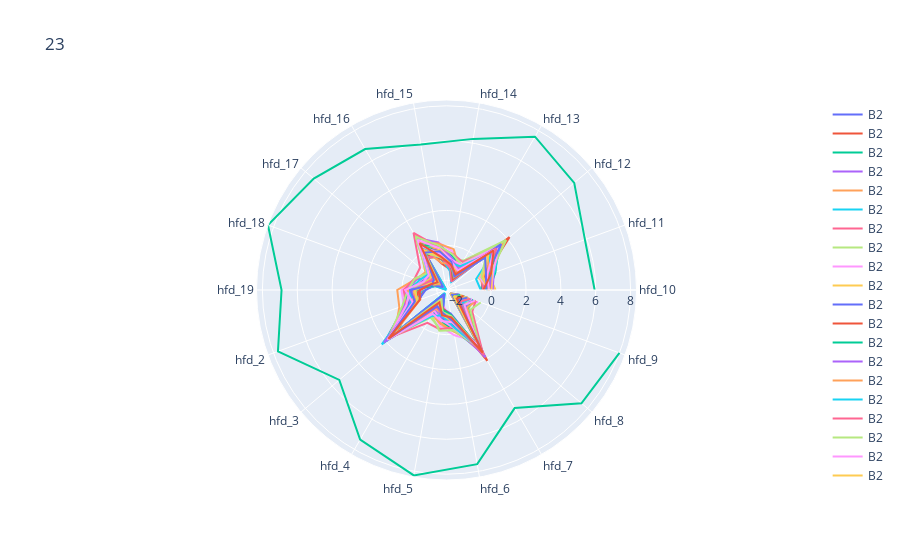

The notebook cell saved with this chart:
### Code cell
#patientnum = 18
#readpath = r'/Users/arzina/Library/CloudStorage/OneDrive-UniversityofCambridge/11B/4TH YR PROJECT/threePC_Delays.xlsx'
#readpath = r'/Users/arzina/Library/CloudStorage/OneDrive-UniversityofCambridge/11B/4TH YR PROJECT/Delays_thirdof3peaks/P28.xlsx'#ManualDelays/test_manualDelays_P22.xlsx'##ManualDelays/SpiderPlotData.xlsx'
#addons = ['all_fs2000AMPS.xlsx','all_fs2000GRADANGLE.xlsx','all_fs2000GRADMAG.xlsx','all_fs2000ORIGINAL.xlsx']
#addons = ['all_fs2000AMPS_SCALEDPERPATIENT.xlsx','all_fs2000ORIGINAL_SCALEDPERPATIENT.xlsx']#'all_fs2000AMPS.xlsx'#'all_fs2000AMPS.xlsx'#'all_fs2000AMPS_SCALEDPERPATIENT.xlsx'#'all_fs2000_SCALEDPERPATIENT.xlsx'#'all_fs2000AMPS.xlsx'#'all_fs2000ORIGINAL.xlsx'
#for addon in addons:
#readpath = r'/Users/arzina/Library/CloudStorage/OneDrive-UniversityofCambridge/11B/4TH YR PROJECT/Delays_thirdof3peaks/Delays_SearchWdw100/all_fs2000WIDTHS.xlsx'# + addon
#readpath = r'/Users/arzina/Library/CloudStorage/OneDrive-UniversityofCambridge/11B/4TH YR PROJECT/Delays_thirdof3peaks/Delays_SearchWdw100/all_fs2000SW400.xlsx'
#readpath = r'/Users/arzina/Library/CloudStorage/OneDrive-UniversityofCambridge/11B/4TH YR PROJECT/FeatureMatrices/V1/amps/amps_WITHANOMALIES.xlsx'
#readpath = r'/Users/arzina/Desktop/HFD.xlsx'
readpath = r'/Users/arzina/Library/CloudStorage/OneDrive-UniversityofCambridge/11B/4TH YR PROJECT/FeatureMatrices/fhigh20/V1/hfd/hfd_STANDARDISED.xlsx'
patients = [23]#18,19,21,22,23,24,25,26,27,28,29] #18,19,)
for patientnum in patients:
    plotSpiderplotInteractive(readpath, patientnum)

#plotSpiderplot(readpath)

### Figure 1 — Plotly figure (JSON) as saved in the notebook; plotly's stock layout.template omitted (floating-point values rounded to 4 significant figures)
{"data": [{"mode": "lines", "name": "B2", "r": [-0.1452, -0.3159, 1.555, -1.579, -1.161, -0.3202, 0.7288, -1.938, -1.705, -0.7614, -0.3216, 1.814, -1.649, -1.25, -0.7235, 1.655, -1.662, -1.465], "theta": ["hfd_10", "hfd_11", "hfd_12", "hfd_13", "hfd_14", "hfd_15", "hfd_16", "hfd_17", "hfd_18", "hfd_19", "hfd_2", "hfd_3", "hfd_4", "hfd_5", "hfd_6", "hfd_7", "hfd_8", "hfd_9"], "type": "scatterpolar"}, {"mode": "lines", "name": "B2", "r": [-0.5985, -0.2238, 2.156, -1.885, -1.357, -1.033, 0.5869, -2.517, -1.787, -1.237, -0.9238, 2.159, -2.259, -1.22, -0.9803, 2.124, -2.161, -1.451], "theta": ["hfd_10", "hfd_11", "hfd_12", "hfd_13", "hfd_14", "hfd_15", "hfd_16", "hfd_17", "hfd_18", "hfd_19", "hfd_2", "hfd_3", "hfd_4", "hfd_5", "hfd_6", "hfd_7", "hfd_8", "hfd_9"], "type": "scatterpolar"}, {"mode": "lines", "name": "B2", "r": [-0.4942, -0.4157, 1.431, -1.842, -1.257, -0.7746, 0.0003563, -2.392, -1.903, -1.035, -0.7769, 1.713, -2.342, -1.29, -0.988, 1.547, -2.167, -1.476], "theta": ["hfd_10", "hfd_11", "hfd_12", "hfd_13", "hfd_14", "hfd_15", "hfd_16", "hfd_17", "hfd_18", "hfd_19", "hfd_2", "hfd_3", "hfd_4", "hfd_5", "hfd_6", "hfd_7", "hfd_8", "hfd_9"], "type": "scatterpolar"}, {"mode": "lines", "name": "B2", "r": [-0.4455, -0.2114, 1.176, -2.031, -1.24, -0.7129, 0.4489, -2.391, -1.636, -0.8708, -0.8761, 1.903, -2.139, -1.086, -0.7006, 1.899, -1.927, -1.403], "theta": ["hfd_10", "hfd_11", "hfd_12", "hfd_13", "hfd_14", "hfd_15", "hfd_16", "hfd_17", "hfd_18", "hfd_19", "hfd_2", "hfd_3", "hfd_4", "hfd_5", "hfd_6", "hfd_7", "hfd_8", "hfd_9"], "type": "scatterpolar"}, {"mode": "lines", "name": "B2", "r": [0.08446, -0.03427, 1.726, -1.36, -1.1, -0.5445, 0.8171, -1.575, -1.35, -0.7415, -0.4481, 1.721, -1.511, -1.318, -0.9642, 1.72, -1.542, -1.343], "theta": ["hfd_10", "hfd_11", "hfd_12", "hfd_13", "hfd_14", "hfd_15", "hfd_16", "hfd_17", "hfd_18", "hfd_19", "hfd_2", "hfd_3", "hfd_4", "hfd_5", "hfd_6", "hfd_7", "hfd_8", "hfd_9"], "type": "scatterpolar"}, {"mode": "lines", "name": "B2", "r": [-0.5962, -0.7553, 1.193, -2.025, -1.455, -0.5953, 0.433, -2.563, -1.84, -1.188, -0.6002, 1.253, -2.367, -1.469, -0.8968, 1.542, -2.025, -1.542], "theta": ["hfd_10", "hfd_11", "hfd_12", "hfd_13", "hfd_14", "hfd_15", "hfd_16", "hfd_17", "hfd_18", "hfd_19", "hfd_2", "hfd_3", "hfd_4", "hfd_5", "hfd_6", "hfd_7", "hfd_8", "hfd_9"], "type": "scatterpolar"}, {"mode": "lines", "name": "B2", "r": [-0.4436, -0.4755, 1.309, -2.005, -1.285, -0.707, -0.2154, -2.285, -1.66, -1.106, -0.5045, 1.764, -2.004, -1.053, -0.9185, 1.626, -1.853, -1.29], "theta": ["hfd_10", "hfd_11", "hfd_12", "hfd_13", "hfd_14", "hfd_15", "hfd_16", "hfd_17", "hfd_18", "hfd_19", "hfd_2", "hfd_3", "hfd_4", "hfd_5", "hfd_6", "hfd_7", "hfd_8", "hfd_9"], "type": "scatterpolar"}, {"mode": "lines", "name": "B2", "r": [-0.05452, -0.1951, 1.88, -0.6157, -0.7686, -0.1865, 1.089, -1.141, -0.6333, -0.6767, -0.3587, 1.647, -0.7376, -0.344, -0.5449, 1.646, -0.9008, -0.9121], "theta": ["hfd_10", "hfd_11", "hfd_12", "hfd_13", "hfd_14", "hfd_15", "hfd_16", "hfd_17", "hfd_18", "hfd_19", "hfd_2", "hfd_3", "hfd_4", "hfd_5", "hfd_6", "hfd_7", "hfd_8", "hfd_9"], "type": "scatterpolar"}, {"mode": "lines", "name": "B2", "r": [0.1995, 0.0836, 1.632, -0.9457, -0.3335, 0.2129, 0.4831, -1.065, -0.6915, 0.01828, 0.04015, 1.15, -1.036, -0.448, 0.07707, 0.8591, -1.101, -0.6204], "theta": ["hfd_10", "hfd_11", "hfd_12", "hfd_13", "hfd_14", "hfd_15", "hfd_16", "hfd_17", "hfd_18", "hfd_19", "hfd_2", "hfd_3", "hfd_4", "hfd_5", "hfd_6", "hfd_7", "hfd_8", "hfd_9"], "type": "scatterpolar"}, {"mode": "lines", "name": "B2", "r": [-0.1029, -0.5776, 1.265, -1.603, -1.04, -0.675, -0.42, -1.907, -1.715, -0.6972, -0.4959, 1.862, -1.582, -1.256, -0.7259, 1.661, -1.872, -1.392], "theta": ["hfd_10", "hfd_11", "hfd_12", "hfd_13", "hfd_14", "hfd_15", "hfd_16", "hfd_17", "hfd_18", "hfd_19", "hfd_2", "hfd_3", "hfd_4", "hfd_5", "hfd_6", "hfd_7", "hfd_8", "hfd_9"], "type": "scatterpolar"}, {"mode": "lines", "name": "B2", "r": [-0.2259, -0.3653, 0.7328, -1.652, -0.9949, -0.5639, 0.07169, -2.086, -1.739, -0.9241, -0.7003, 1.534, -2.3, -1.404, -0.9442, 1.312, -2.278, -1.758], "theta": ["hfd_10", "hfd_11", "hfd_12", "hfd_13", "hfd_14", "hfd_15", "hfd_16", "hfd_17", "hfd_18", "hfd_19", "hfd_2", "hfd_3", "hfd_4", "hfd_5", "hfd_6", "hfd_7", "hfd_8", "hfd_9"], "type": "scatterpolar"}, {"mode": "lines", "name": "B2", "r": [0.04469, -0.07281, 0.842, -1.545, -1.123, -0.2429, 0.5154, -1.655, -1.48, -1.004, -0.5744, 1.685, -1.382, -1.281, -0.9837, 1.36, -1.779, -1.283], "theta": ["hfd_10", "hfd_11", "hfd_12", "hfd_13", "hfd_14", "hfd_15", "hfd_16", "hfd_17", "hfd_18", "hfd_19", "hfd_2", "hfd_3", "hfd_4", "hfd_5", "hfd_6", "hfd_7", "hfd_8", "hfd_9"], "type": "scatterpolar"}, {"mode": "lines", "name": "B2", "r": [-0.07766, 0.04394, 1.013, -1.198, -0.9129, -0.477, 0.6246, -1.698, -1.49, -0.7008, -0.4847, 1.122, -1.397, -1.048, -0.5979, 1.425, -1.647, -1.242], "theta": ["hfd_10", "hfd_11", "hfd_12", "hfd_13", "hfd_14", "hfd_15", "hfd_16", "hfd_17", "hfd_18", "hfd_19", "hfd_2", "hfd_3", "hfd_4", "hfd_5", "hfd_6", "hfd_7", "hfd_8", "hfd_9"], "type": "scatterpolar"}, {"mode": "lines", "name": "B2", "r": [0.02011, 0.1436, 1.081, -1.294, -0.9169, -0.222, -0.3131, -1.342, -1.151, -0.6831, -0.2645, 1.545, -1.275, -0.8324, -0.649, 1.669, -1.337, -1.028], "theta": ["hfd_10", "hfd_11", "hfd_12", "hfd_13", "hfd_14", "hfd_15", "hfd_16", "hfd_17", "hfd_18", "hfd_19", "hfd_2", "hfd_3", "hfd_4", "hfd_5", "hfd_6", "hfd_7", "hfd_8", "hfd_9"], "type": "scatterpolar"}, {"mode": "lines", "name": "B2", "r": [0.05343, 0.232, 1.083, -1.197, -0.7463, -0.01947, -0.157, -1.326, -1.001, -0.2822, -0.08424, 1.241, -1.16, -0.6236, -0.3326, 1.357, -0.9961, -0.8135], "theta": ["hfd_10", "hfd_11", "hfd_12", "hfd_13", "hfd_14", "hfd_15", "hfd_16", "hfd_17", "hfd_18", "hfd_19", "hfd_2", "hfd_3", "hfd_4", "hfd_5", "hfd_6", "hfd_7", "hfd_8", "hfd_9"], "type": "scatterpolar"}, {"mode": "lines", "name": "B2", "r": [-0.2143, 0.1567, 1.225, -1.787, -1.049, -0.4118, 0.2994, -2.11, -1.567, -0.8631, -0.7005, 1.7, -1.908, -1.318, -0.9471, 1.496, -2.144, -1.557], "theta": ["hfd_10", "hfd_11", "hfd_12", "hfd_13", "hfd_14", "hfd_15", "hfd_16", "hfd_17", "hfd_18", "hfd_19", "hfd_2", "hfd_3", "hfd_4", "hfd_5", "hfd_6", "hfd_7", "hfd_8", "hfd_9"], "type": "scatterpolar"}, {"mode": "lines", "name": "B2", "r": [0.05728, -0.3736, 1.542, -1.723, -0.8715, -0.5643, -0.4438, -2.039, -1.681, -0.7732, -0.6744, 1.75, -1.74, -1.377, -0.8694, 1.532, -2.169, -1.524], "theta": ["hfd_10", "hfd_11", "hfd_12", "hfd_13", "hfd_14", "hfd_15", "hfd_16", "hfd_17", "hfd_18", "hfd_19", "hfd_2", "hfd_3", "hfd_4", "hfd_5", "hfd_6", "hfd_7", "hfd_8", "hfd_9"], "type": "scatterpolar"}, {"mode": "lines", "name": "B2", "r": [-0.1572, 0.09768, 1.081, -1.222, -0.8766, -0.0943, 0.4208, -1.337, -1.226, -0.3982, -0.1481, 1.648, -1.038, -0.8616, -0.3815, 1.299, -1.247, -1.133], "theta": ["hfd_10", "hfd_11", "hfd_12", "hfd_13", "hfd_14", "hfd_15", "hfd_16", "hfd_17", "hfd_18", "hfd_19", "hfd_2", "hfd_3", "hfd_4", "hfd_5", "hfd_6", "hfd_7", "hfd_8", "hfd_9"], "type": "scatterpolar"}, {"mode": "lines", "name": "B2", "r": [-0.09473, -0.5229, 1.58, -1.581, -1.083, -0.4653, 0.02451, -1.926, -1.828, -0.9782, -0.6461, 1.599, -2.106, -1.606, -0.7812, 1.476, -1.895, -1.63], "theta": ["hfd_10", "hfd_11", "hfd_12", "hfd_13", "hfd_14", "hfd_15", "hfd_16", "hfd_17", "hfd_18", "hfd_19", "hfd_2", "hfd_3", "hfd_4", "hfd_5", "hfd_6", "hfd_7", "hfd_8", "hfd_9"], "type": "scatterpolar"}, {"mode": "lines", "name": "B2", "r": [0.2504, 0.01605, 0.6446, -1.695, -0.9523, -0.6164, 0.01261, -2.088, -1.7, -0.8413, -0.7274, 2.021, -2.008, -1.194, -1.063, 1.573, -2.274, -1.544], "theta": ["hfd_10", "hfd_11", "hfd_12", "hfd_13", "hfd_14", "hfd_15", "hfd_16", "hfd_17", "hfd_18", "hfd_19", "hfd_2", "hfd_3", "hfd_4", "hfd_5", "hfd_6", "hfd_7", "hfd_8", "hfd_9"], "type": "scatterpolar"}, {"mode": "lines", "name": "B2", "r": [-0.02358, 0.3364, 1.215, -1.18, -0.9636, -0.2677, 0.07743, -1.197, -1.09, -0.1463, -0.2307, 1.539, -1.091, -0.9637, -0.4658, 1.326, -1.124, -0.948], "theta": ["hfd_10", "hfd_11", "hfd_12", "hfd_13", "hfd_14", "hfd_15", "hfd_16", "hfd_17", "hfd_18", "hfd_19", "hfd_2", "hfd_3", "hfd_4", "hfd_5", "hfd_6", "hfd_7", "hfd_8", "hfd_9"], "type": "scatterpolar"}, {"mode": "lines", "name": "B2", "r": [-0.215, 0.07464, 1.473, -1.846, -1.058, -0.7411, -0.1873, -1.889, -1.772, -0.6182, -0.788, 1.605, -1.911, -1.129, -0.9856, 1.361, -1.818, -1.345], "theta": ["hfd_10", "hfd_11", "hfd_12", "hfd_13", "hfd_14", "hfd_15", "hfd_16", "hfd_17", "hfd_18", "hfd_19", "hfd_2", "hfd_3", "hfd_4", "hfd_5", "hfd_6", "hfd_7", "hfd_8", "hfd_9"], "type": "scatterpolar"}, {"mode": "lines", "name": "B2", "r": [-0.1173, 0.423, 1.31, -0.9752, -0.5873, 0.09283, 0.329, -1.199, -0.9381, -0.4078, -0.01703, 2.055, -1.045, -0.7739, -0.2571, 1.556, -0.9582, -0.9304], "theta": ["hfd_10", "hfd_11", "hfd_12", "hfd_13", "hfd_14", "hfd_15", "hfd_16", "hfd_17", "hfd_18", "hfd_19", "hfd_2", "hfd_3", "hfd_4", "hfd_5", "hfd_6", "hfd_7", "hfd_8", "hfd_9"], "type": "scatterpolar"}, {"mode": "lines", "name": "B2", "r": [0.08593, 0.3216, 1.421, -1.052, -0.7299, 0.2123, 0.875, -1.489, -0.7566, -0.1818, -0.01188, 2.025, -0.9472, -1.096, -0.3732, 1.766, -1.345, -1.203], "theta": ["hfd_10", "hfd_11", "hfd_12", "hfd_13", "hfd_14", "hfd_15", "hfd_16", "hfd_17", "hfd_18", "hfd_19", "hfd_2", "hfd_3", "hfd_4", "hfd_5", "hfd_6", "hfd_7", "hfd_8", "hfd_9"], "type": "scatterpolar"}, {"mode": "lines", "name": "B2", "r": [-0.3934, 0.1991, 1.722, -1.101, -0.1843, 0.1456, 0.5946, -0.9846, -0.7084, 0.2623, 0.3181, 1.326, -0.915, -0.5851, -0.1456, 1.007, -1.01, -0.7533], "theta": ["hfd_10", "hfd_11", "hfd_12", "hfd_13", "hfd_14", "hfd_15", "hfd_16", "hfd_17", "hfd_18", "hfd_19", "hfd_2", "hfd_3", "hfd_4", "hfd_5", "hfd_6", "hfd_7", "hfd_8", "hfd_9"], "type": "scatterpolar"}, {"mode": "lines", "name": "B2", "r": [-0.2567, 0.368, 1.458, -1.628, -1.099, -0.5511, 0.4234, -1.862, -1.699, -0.4702, -0.4902, 2.287, -1.811, -1.248, -0.9667, 1.547, -1.822, -1.406], "theta": ["hfd_10", "hfd_11", "hfd_12", "hfd_13", "hfd_14", "hfd_15", "hfd_16", "hfd_17", "hfd_18", "hfd_19", "hfd_2", "hfd_3", "hfd_4", "hfd_5", "hfd_6", "hfd_7", "hfd_8", "hfd_9"], "type": "scatterpolar"}, {"mode": "lines", "name": "B2", "r": [-0.08475, -0.3557, 1.305, -0.707, -0.4571, -0.08219, 1.219, -0.5803, -0.621, -0.1053, -0.1093, 1.693, -0.3809, -0.2766, -0.3918, 1.6, -0.6369, -0.7777], "theta": ["hfd_10", "hfd_11", "hfd_12", "hfd_13", "hfd_14", "hfd_15", "hfd_16", "hfd_17", "hfd_18", "hfd_19", "hfd_2", "hfd_3", "hfd_4", "hfd_5", "hfd_6", "hfd_7", "hfd_8", "hfd_9"], "type": "scatterpolar"}, {"mode": "lines", "name": "B2", "r": [-0.2456, 0.09258, 1.895, -0.8628, -0.4949, 0.03921, 0.9559, -1.095, -0.625, -0.345, 0.14, 1.838, -0.8726, -0.192, -0.2254, 1.316, -0.7896, -0.474], "theta": ["hfd_10", "hfd_11", "hfd_12", "hfd_13", "hfd_14", "hfd_15", "hfd_16", "hfd_17", "hfd_18", "hfd_19", "hfd_2", "hfd_3", "hfd_4", "hfd_5", "hfd_6", "hfd_7", "hfd_8", "hfd_9"], "type": "scatterpolar"}, {"mode": "lines", "name": "B2", "r": [-0.001139, 0.2887, 1.351, -0.9037, -0.8085, -0.1285, 0.7529, -1.218, -0.9566, -0.4426, -0.1242, 1.796, -1.174, -0.8158, -0.3904, 1.401, -1.477, -1.008], "theta": ["hfd_10", "hfd_11", "hfd_12", "hfd_13", "hfd_14", "hfd_15", "hfd_16", "hfd_17", "hfd_18", "hfd_19", "hfd_2", "hfd_3", "hfd_4", "hfd_5", "hfd_6", "hfd_7", "hfd_8", "hfd_9"], "type": "scatterpolar"}, {"mode": "lines", "name": "B2", "r": [0.01626, 0.201, 0.8515, -1.38, -0.9891, -0.2064, -0.2025, -1.413, -1.326, -0.7275, -0.4557, 1.66, -1.329, -1.132, -0.6913, 1.462, -1.68, -1.18], "theta": ["hfd_10", "hfd_11", "hfd_12", "hfd_13", "hfd_14", "hfd_15", "hfd_16", "hfd_17", "hfd_18", "hfd_19", "hfd_2", "hfd_3", "hfd_4", "hfd_5", "hfd_6", "hfd_7", "hfd_8", "hfd_9"], "type": "scatterpolar"}, {"mode": "lines", "name": "B2", "r": [-0.1998, -0.101, 1.528, -1.603, -1.158, -0.6078, -0.4165, -2.292, -1.8, -1.366, -0.8327, 1.642, -2.223, -1.456, -1.186, 1.591, -2.149, -1.827], "theta": ["hfd_10", "hfd_11", "hfd_12", "hfd_13", "hfd_14", "hfd_15", "hfd_16", "hfd_17", "hfd_18", "hfd_19", "hfd_2", "hfd_3", "hfd_4", "hfd_5", "hfd_6", "hfd_7", "hfd_8", "hfd_9"], "type": "scatterpolar"}, {"mode": "lines", "name": "B2", "r": [-0.195, -0.2382, 1.006, -1.61, -0.9927, -0.6125, 0.09763, -1.87, -1.61, -0.9526, -0.7482, 1.755, -1.809, -1.472, -1.085, 1.599, -1.853, -1.517], "theta": ["hfd_10", "hfd_11", "hfd_12", "hfd_13", "hfd_14", "hfd_15", "hfd_16", "hfd_17", "hfd_18", "hfd_19", "hfd_2", "hfd_3", "hfd_4", "hfd_5", "hfd_6", "hfd_7", "hfd_8", "hfd_9"], "type": "scatterpolar"}, {"mode": "lines", "name": "B2", "r": [-0.3032, 0.07757, 1.108, -1.722, -1.121, -0.5536, -0.1237, -1.982, -1.781, -0.7718, -0.6596, 1.463, -1.788, -1.4, -1.11, 1.333, -1.998, -1.725], "theta": ["hfd_10", "hfd_11", "hfd_12", "hfd_13", "hfd_14", "hfd_15", "hfd_16", "hfd_17", "hfd_18", "hfd_19", "hfd_2", "hfd_3", "hfd_4", "hfd_5", "hfd_6", "hfd_7", "hfd_8", "hfd_9"], "type": "scatterpolar"}, {"mode": "lines", "name": "B2", "r": [-0.0839, 0.1486, 0.872, -1.181, -0.8452, -0.6266, 0.06478, -1.646, -1.45, -0.5545, -0.6416, 2.118, -1.496, -1.004, -0.9412, 1.257, -1.783, -1.267], "theta": ["hfd_10", "hfd_11", "hfd_12", "hfd_13", "hfd_14", "hfd_15", "hfd_16", "hfd_17", "hfd_18", "hfd_19", "hfd_2", "hfd_3", "hfd_4", "hfd_5", "hfd_6", "hfd_7", "hfd_8", "hfd_9"], "type": "scatterpolar"}, {"mode": "lines", "name": "B2", "r": [-0.1822, -0.04593, 0.5982, -1.705, -1.055, -0.9835, 0.1405, -2.025, -1.705, -0.2823, -0.9589, 1.503, -1.795, -1.175, -0.9832, 1.429, -1.898, -1.266], "theta": ["hfd_10", "hfd_11", "hfd_12", "hfd_13", "hfd_14", "hfd_15", "hfd_16", "hfd_17", "hfd_18", "hfd_19", "hfd_2", "hfd_3", "hfd_4", "hfd_5", "hfd_6", "hfd_7", "hfd_8", "hfd_9"], "type": "scatterpolar"}, {"mode": "lines", "name": "B2", "r": [-0.2727, 0.1402, 0.665, -0.9853, -1.019, -0.4892, 0.2879, -1.181, -0.911, -0.4653, -0.3911, 1.533, -0.8186, -1.087, -0.4289, 1.378, -1.417, -1.091], "theta": ["hfd_10", "hfd_11", "hfd_12", "hfd_13", "hfd_14", "hfd_15", "hfd_16", "hfd_17", "hfd_18", "hfd_19", "hfd_2", "hfd_3", "hfd_4", "hfd_5", "hfd_6", "hfd_7", "hfd_8", "hfd_9"], "type": "scatterpolar"}, {"mode": "lines", "name": "B2", "r": [-0.07114, -0.0562, 1.151, -1.381, -1.227, -0.5101, -0.424, -1.576, -1.333, -0.7775, -0.5598, 1.756, -1.395, -1.183, -0.7896, 1.733, -1.533, -1.107], "theta": ["hfd_10", "hfd_11", "hfd_12", "hfd_13", "hfd_14", "hfd_15", "hfd_16", "hfd_17", "hfd_18", "hfd_19", "hfd_2", "hfd_3", "hfd_4", "hfd_5", "hfd_6", "hfd_7", "hfd_8", "hfd_9"], "type": "scatterpolar"}, {"mode": "lines", "name": "B2", "r": [-0.05581, -0.4335, 0.3702, -1.593, -0.9499, -0.6721, -0.05884, -1.914, -1.61, -0.7348, -0.8057, 1.762, -1.965, -1.275, -1.051, 1.512, -1.992, -1.316], "theta": ["hfd_10", "hfd_11", "hfd_12", "hfd_13", "hfd_14", "hfd_15", "hfd_16", "hfd_17", "hfd_18", "hfd_19", "hfd_2", "hfd_3", "hfd_4", "hfd_5", "hfd_6", "hfd_7", "hfd_8", "hfd_9"], "type": "scatterpolar"}, {"mode": "lines", "name": "B2", "r": [-0.1338, -0.08887, 0.995, -1.261, -0.92, -0.4492, 0.3506, -1.232, -1.166, -0.1888, -0.496, 1.859, -0.9829, -0.7617, -0.6842, 1.149, -1.218, -0.8134], "theta": ["hfd_10", "hfd_11", "hfd_12", "hfd_13", "hfd_14", "hfd_15", "hfd_16", "hfd_17", "hfd_18", "hfd_19", "hfd_2", "hfd_3", "hfd_4", "hfd_5", "hfd_6", "hfd_7", "hfd_8", "hfd_9"], "type": "scatterpolar"}, {"mode": "lines", "name": "B2", "r": [-0.2088, -0.3261, 0.5869, -1.483, -0.9831, -0.6482, 0.1037, -1.798, -1.513, -0.731, -0.7502, 1.795, -1.781, -1.103, -0.811, 1.589, -2.015, -1.281], "theta": ["hfd_10", "hfd_11", "hfd_12", "hfd_13", "hfd_14", "hfd_15", "hfd_16", "hfd_17", "hfd_18", "hfd_19", "hfd_2", "hfd_3", "hfd_4", "hfd_5", "hfd_6", "hfd_7", "hfd_8", "hfd_9"], "type": "scatterpolar"}, {"mode": "lines", "name": "B2", "r": [-0.2652, -0.1507, 0.3317, -1.664, -0.9263, -0.3058, -0.08256, -1.611, -1.695, -0.483, -0.6288, 1.737, -1.496, -1.235, -0.8052, 1.512, -1.692, -1.288], "theta": ["hfd_10", "hfd_11", "hfd_12", "hfd_13", "hfd_14", "hfd_15", "hfd_16", "hfd_17", "hfd_18", "hfd_19", "hfd_2", "hfd_3", "hfd_4", "hfd_5", "hfd_6", "hfd_7", "hfd_8", "hfd_9"], "type": "scatterpolar"}, {"mode": "lines", "name": "B2", "r": [-0.4465, 0.1499, 0.9671, -1.517, -1.085, -0.6157, 0.5262, -1.889, -1.608, -1.03, -0.9361, 1.793, -1.744, -1.09, -0.9621, 1.593, -1.794, -1.532], "theta": ["hfd_10", "hfd_11", "hfd_12", "hfd_13", "hfd_14", "hfd_15", "hfd_16", "hfd_17", "hfd_18", "hfd_19", "hfd_2", "hfd_3", "hfd_4", "hfd_5", "hfd_6", "hfd_7", "hfd_8", "hfd_9"], "type": "scatterpolar"}, {"mode": "lines", "name": "B2", "r": [5.936, 5.888, 7.002, 7.591, 6.241, 5.917, 6.773, 7.378, 8.337, 6.9, 7.727, 5.466, 7.346, 8.235, 7.58, 5.259, 7.544, 7.998], "theta": ["hfd_10", "hfd_11", "hfd_12", "hfd_13", "hfd_14", "hfd_15", "hfd_16", "hfd_17", "hfd_18", "hfd_19", "hfd_2", "hfd_3", "hfd_4", "hfd_5", "hfd_6", "hfd_7", "hfd_8", "hfd_9"], "type": "scatterpolar"}], "layout": {"polar": {"radialaxis": {"visible": true}}, "showlegend": true, "title": {"text": "23"}}}
